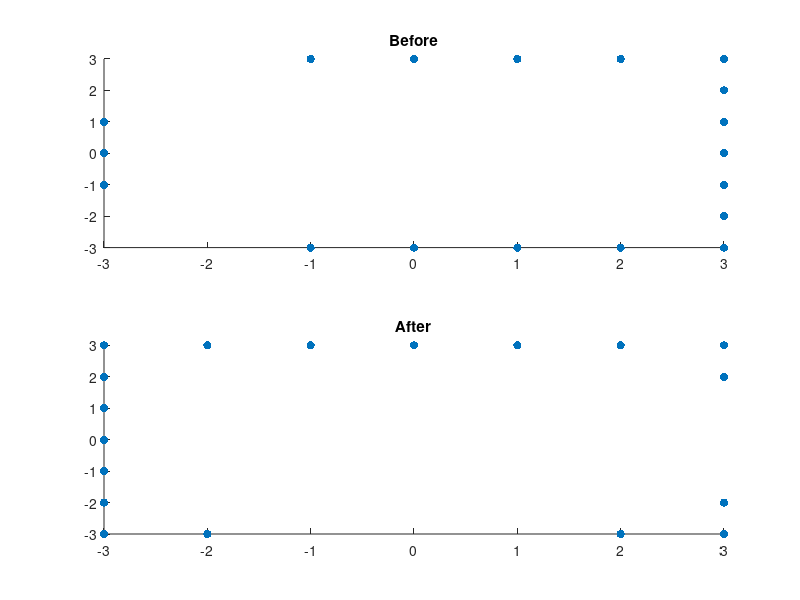

The MATLAB source for this figure:
clear all
numRotations = 3;

% orientation #1 - pointing to the right
oneX = [-3 -3 -3 -1 0 1 2 3 3 3 3 3 3 3 2 1 0 -1];
oneY = [-1 0 1 3 3 3 3 3 2 1 0 -1 -2 -3 -3 -3 -3 -3]; 

xPerimeter = [3 3 3 3 2 1 0 -1 -2 -3 -3 -3 -3 -3 -3 -3 -2 -1 0 1 2 3 3 3];
yPerimeter = [0 1 2 3 3 3 3 3 3 3 2 1 0 -1 -2 -3 -3 -3 -3 -3 -3 -3 -2 -1];
[tPerimeter,rPerimeter] = cart2pol(xPerimeter,yPerimeter);

subplot(2,1,1)
scatter(oneX,oneY,'filled')
title('Before')
xlim([-3 3])
ylim([-3 3])

[tOne, rOne] = cart2pol(oneX,oneY);
for i = 1:length(oneX)
    iPerimeter = find(tOne(i)==tPerimeter) + 3 * numRotations; % move it 3 * k units along the perimeter
    if iPerimeter > length(xPerimeter)
        iPerimeter = iPerimeter - length(xPerimeter);
    end
    tOne(i) = tPerimeter(iPerimeter);
    rOne(i) = rPerimeter(iPerimeter);
end
[x,y] = pol2cart(tOne,rOne);
subplot(2,1,2);
scatter(x,y,'filled')
title('After')
xlim([-3 3])
ylim([-3 3])
